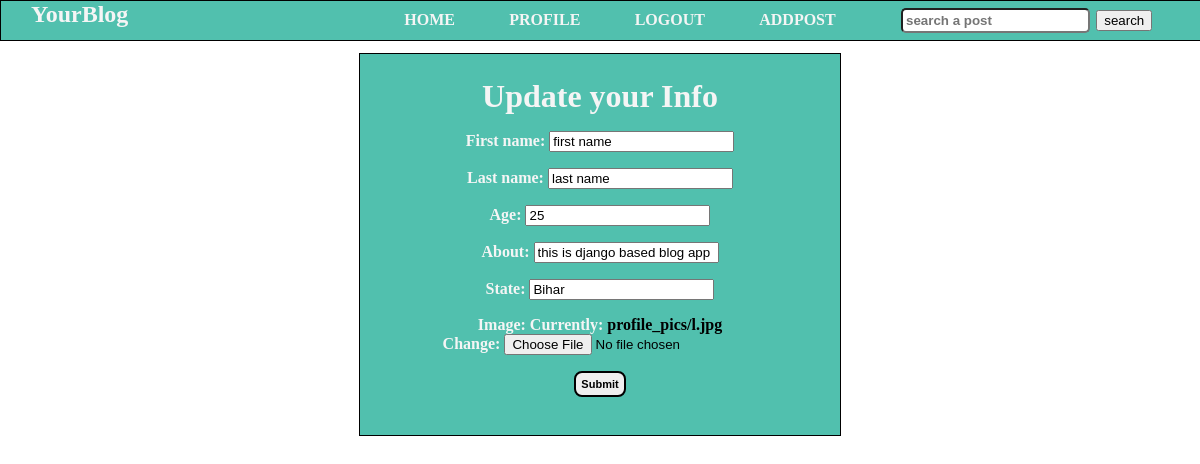
The page /user/updateprofile/ (signed in) on the database its author committed.
### users/models.py (models this page shows, shortened)
class Profile(models.Model):
	user = models.OneToOneField(User, on_delete=models.CASCADE)
	first_name = models.CharField(max_length=50,default="first name")
	last_name = models.CharField(max_length=50, default="last name")
	age = models.CharField(max_length=2,default="age")
	about = models.CharField(max_length=50, default="about me")
	state = models.CharField(max_length=20,default="state")
	image = models.ImageField(default='profile_pics/default.jpg', upload_to='profile_pics')

### users/views.py (the view, shortened to what this page needs)
# urls.py: path('updateprofile/', views.updateprofile, name='updateprofile'),
@login_required
def updateprofile(request):
	form = ProfileForm(instance=request.user.profile)
	context = {
		'form' : form
	}
	return render(request, 'users/update.html', context)

### users/forms.py
class ProfileForm(ModelForm):
	class Meta:
		model = Profile
		fields = ['first_name','last_name','age','about','state','image']

### users/templates/users/update.html (shortened to what this page needs)
{% extends 'blog/base.html' %}
{% load crispy_forms_tags %}
{% load static %}
{% block css %}
<link rel="stylesheet" type="text/css" href="{% static 'users/css/login.css'%}">
{% endblock %}
{% block content %}
<div class="main">
	<div class="box">
	<legend>Update your Info</legend>
	<div class="inputtags">
		<form method="POST" enctype="multipart/form-data">
			{{ form.as_p }}
			<input class="btn" type="submit" name="submit">
		</form>
	</div>
	</div>
</div>
{% endblock %}

### staticfiles/blog/css/base.css (style rules this page uses)
body { margin: 0; padding: 0; overflow-x: hidden; font-size: 1em; }
* { list-style: none; text-decoration: none; color: whitesmoke; }
.main { margin: 1% auto; text-align: center; display: flex; justify-content: center; }

### staticfiles/users/css/login.css (style rules this page uses)
.main { display: flex; justify-content: center; }
.box { padding:2% 0%; border: 1px solid black; width: 40vw; background-color: rgb(81, 192, 174); }
.inputtags { margin: 3% 0%; font-weight: bold; color: black; }
.inputtags input { color: black; }
legend { font-weight: bolder; font-size: 2rem; }
a { text-decoration:none ; font-weight: bold; font-size: 1rem; color: black; }
.btn { color: black; padding: 5px 5px; font-size: 11px; font-weight:bold; border-radius: 8px; border: 2px solid black; }

### rows shown on the page
Profile: first_name "first name", last_name "last name", age "25", about "this is django based blog app", state "Bihar"
